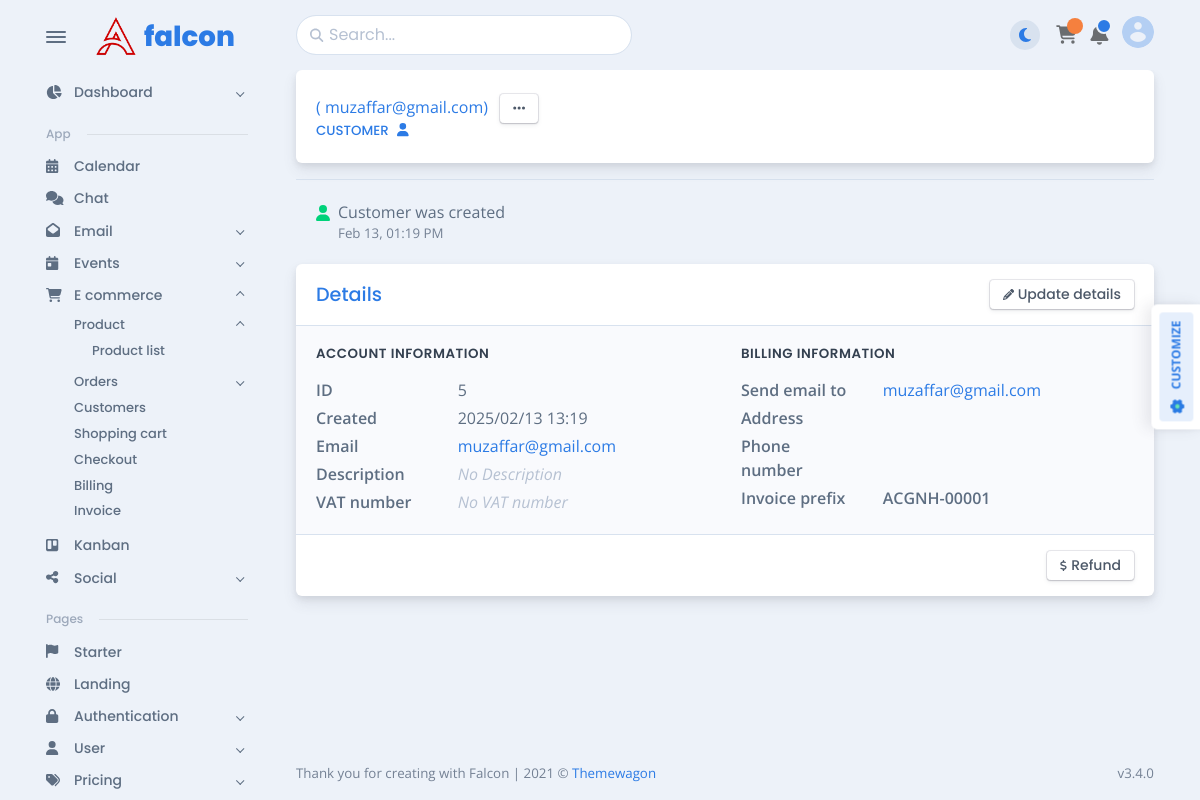
Screenshot of /customer-detail/5/ with the database file from the repository.
### ecommerce/models.py (models this page shows, shortened)
class BaseModel(models.Model):
    created_at = models.DateTimeField(auto_now_add=True)
    updated_at = models.DateTimeField(auto_now=True)
    my_order = models.PositiveIntegerField(default=0, blank=False, null=False)
    class Meta:
        abstract = True

class Customer(BaseModel):
    full_name = models.CharField(max_length=255)
    email = models.EmailField()
    description = models.TextField(blank=True, null=True, default="No Description")
    vat_number = models.CharField(max_length=50, blank=True, null=True, default="No VAT number")
    customer_image = models.ImageField(upload_to='media/customers/img',default='media/team/avatar.png')
    send_email_to = models.EmailField()
    address = models.TextField()
    phone_number = PhoneNumberField(region="UZ")
    invoice_prefix = models.CharField(max_length=5, default=generate_invoice_prefix, unique=True)
    invoice_number = models.IntegerField()
    def generate_invoice_id(self):
        return f"{self.invoice_prefix}-{self.invoice_number:05d}"

### ecommerce/views.py (the view)
# urls.py: path('customer-detail/<int:pk>/', views.customer_details, name='customer_details'),
def customer_details(request, pk):
    customer = get_object_or_404(Customer, id=pk)
    created_date = customer.created_at.strftime("%b %d, %I:%M %p")
    context = {
        'customer': customer,
        'created_date': created_date,
    }
    return render(request, template_name='ecommerce/customer-details.html', context=context)

### ecommerce/templates/ecommerce/customer-details.html (shortened to what this page needs)
{% extends 'ecommerce/base/base.html' %}
{% load static %}
{% block customer_detail_content %}
    <div class="card mb-3">
        <div class="card-header">
            <div class="row">
                <div class="col">
                    <div class="col">
                        <a href="mailto:{{ customer.email }}">( {{ customer.email }})</a>
                            <button class="btn btn-falcon-default btn-sm dropdown-toggle ms-2 dropdown-caret-none"
                                type="button" data-bs-toggle="dropdown" aria-haspopup="true"
                                aria-expanded="false"><span
                                class="fas fa-ellipsis-h"></span></button>
                    </div>
                </div>
            </div>
            <div class="col-auto d-none d-sm-block">
                <h6 class="text-uppercase text-600"><a
                        href="{% url 'ecommerce:customer_details' customer.id %}">Customer<span
                        class="fas fa-user ms-2"></span></a></h6>
            </div>
        </div>
    </div>
    <div class="card-body border-top">
        <div class="d-flex"><span class="fas fa-user text-success me-2" data-fa-transform="down-5"></span>
            <div class="flex-1">
                <p class="mb-0">Customer was created</p>
                <p class="fs--1 mb-0 text-600">{{ created_date }}</p>
            </div>
        </div>
    </div>
    <div class="card mb-3">
        <div class="card-header">
            <div class="row align-items-center">
                <div class="col">
                    <h5 class="mb-0"><a href="{% url 'ecommerce:customer_details' customer.id %}">Details</a></h5>
                </div>
                <div class="col-auto"><a class="btn btn-falcon-default btn-sm"
                                         href="{% url 'ecommerce:edit_customer' customer.id %}"><span
                        class="fas fa-pencil-alt fs--2 me-1"></span>Update details</a></div>
            </div>
        </div>
        <div class="card-body bg-light border-top">
            <div class="row">
                <div class="col-lg col-xxl-5">
                    <h6 class="fw-semi-bold ls mb-3 text-uppercase">Account Information</h6>
                    <div class="row">
                        <div class="col-5 col-sm-4">
                            <p class="fw-semi-bold mb-1">ID</p>
                        </div>
                        <div class="col">{{ customer.id }}</div>
                    </div>
                    <div class="row">
                        <div class="col-5 col-sm-4">
                            <p class="fw-semi-bold mb-1">Created</p>
                        </div>
                        <div class="col">{{ customer.created_at|date:"Y/m/d H:i" }}</div>
                    </div>
                    <div class="row">
                        <div class="col-5 col-sm-4">
                            <p class="fw-semi-bold mb-1">Email</p>
                        </div>
                        <div class="col"><a href="mailto:{{ customer.email }}">{{ customer.email }}</a></div>
                    </div>
                    <div class="row">
                        <div class="col-5 col-sm-4">
                            <p class="fw-semi-bold mb-1">Description</p>
                        </div>
                        <div class="col">
                            <p class="fst-italic text-400 mb-1">{{ customer.description }}</p>
                        </div>
                    </div>
                    <div class="row">
                        <div class="col-5 col-sm-4">
                            <p class="fw-semi-bold mb-0">VAT number</p>
                        </div>
                        <div class="col">
                            <p class="fst-italic text-400 mb-0">{{ customer.vat_number }}</p>
                        </div>
                    </div>
                </div>
                <div class="col-lg col-xxl-5 mt-4 mt-lg-0 offset-xxl-1">
                    <h6 class="fw-semi-bold ls mb-3 text-uppercase">Billing Information</h6>
                    <div class="row">
                        <div class="col-5 col-sm-4">
                            <p class="fw-semi-bold mb-1">Send email to</p>
                        </div>
                        <div class="col"><a href="mailto:{{ customer.email }}">{{ customer.email }}</a></div>
                    </div>
                    <div class="row">
                        <div class="col-5 col-sm-4">
                            <p class="fw-semi-bold mb-1">Address</p>
                        </div>
                        <div class="col">
                        </div>
                    </div>
                    <div class="row">
                        <div class="col-5 col-sm-4">
                            <p class="fw-semi-bold mb-1">Phone number</p>
                        </div>
                        <div class="col"><a href="tel:{{ customer.phone_number }}">{{ customer.phone_number }}</a></div>
                    </div>
                    <div class="row">
                        <div class="col-5 col-sm-4">
                            <p class="fw-semi-bold mb-0">Invoice prefix</p>
                        </div>
                        <div class="col">
                            <p class="fw-semi-bold mb-0">{{ customer.generate_invoice_id }}</p>
                        </div>
                    </div>
                </div>
            </div>
        </div>
        <div class="card-footer border-top text-end"><a class="btn btn-falcon-default btn-sm" href="#!"><span
                class="fas fa-dollar-sign fs--2 me-1"></span>Refund</a></div>
    </div>
{% endblock %}

### rows the page displays
Customer: email "muzaffar@gmail.com", id "5", created_at "2025/02/13 13:19", description "No Description", vat_number "No VAT number", generate_invoice_id "ACGNH-00001"

### other values shown
{{ created_date }} "Feb 13, 01:19 PM"
